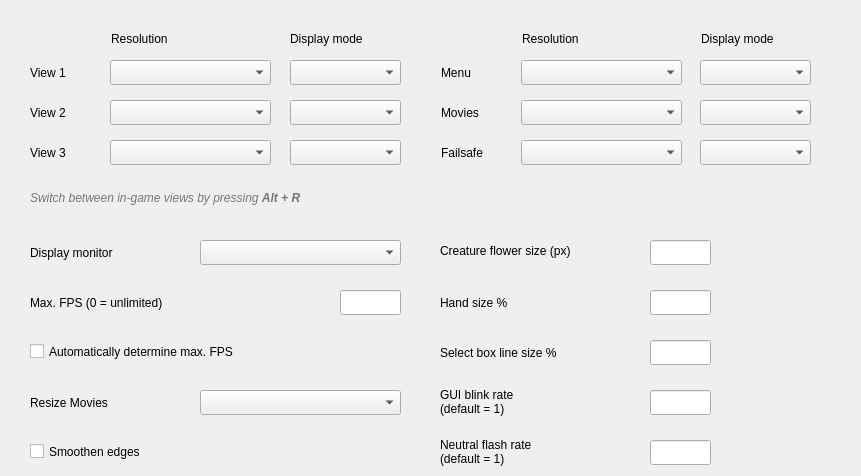
     <widget class="QWidget" name="tab2_gfx">
      <attribute name="title">
       <string comment="Tab Title">Graphics</string>
      </attribute>
      <widget class="QCheckBox" name="checkBoxSmoothenVideo">
       <property name="geometry">
        <rect>
         <x>30</x>
         <y>440</y>
         <width>361</width>
         <height>23</height>
        </rect>
       </property>
       <property name="text">
        <string comment="Checkbox Toggle">Smoothen edges</string>
       </property>
      </widget>
      <widget class="QLabel" name="labelResolution">
       <property name="geometry">
        <rect>
         <x>111</x>
         <y>30</y>
         <width>151</width>
         <height>17</height>
        </rect>
       </property>
       <property name="text">
        <string comment="Dropdown Title Label">Resolution</string>
       </property>
      </widget>
      <widget class="QComboBox" name="comboBoxResolution1">
       <property name="geometry">
        <rect>
         <x>110</x>
         <y>60</y>
         <width>161</width>
         <height>25</height>
        </rect>
       </property>
      </widget>
      <widget class="QComboBox" name="comboBoxDisplayMode1">
       <property name="geometry">
        <rect>
         <x>290</x>
         <y>60</y>
         <width>111</width>
         <height>25</height>
        </rect>
       </property>
      </widget>
      <widget class="QLabel" name="labelDisplayMode">
       <property name="geometry">
        <rect>
         <x>290</x>
         <y>30</y>
         <width>131</width>
         <height>17</height>
        </rect>
       </property>
       <property name="text">
        <string comment="Dropdown Title Label">Display mode</string>
       </property>
      </widget>
      <widget class="QComboBox" name="comboBoxDisplayMonitor">
       <property name="geometry">
        <rect>
         <x>200</x>
         <y>240</y>
         <width>201</width>
         <height>25</height>
        </rect>
       </property>
      </widget>
      <widget class="QLabel" name="labelDisplayMonitor">
       <property name="geometry">
        <rect>
         <x>30</x>
         <y>244</y>
         <width>151</width>
         <height>17</height>
        </rect>
       </property>
       <property name="text">
        <string comment="Dropdown Title Label">Display monitor</string>
       </property>
      </widget>
      <widget class="QLabel" name="labelResolution_3">
       <property name="geometry">
        <rect>
         <x>30</x>
         <y>64</y>
         <width>151</width>
         <height>17</height>
        </rect>
       </property>
       <property name="text">
        <string comment="Dropdown Title Label" extracomment="Should be kept very short">View 1</string>
       </property>
      </widget>
      <widget class="QLabel" name="labelResolution_4">
       <property name="geometry">
        <rect>
         <x>30</x>
         <y>104</y>
         <width>151</width>
         <height>17</height>
        </rect>
       </property>
       <property name="text">
        <string comment="Dropdown Title Label" extracomment="Should be kept very short">View 2</string>
       </property>
      </widget>
      <widget class="QLabel" name="labelResolution_5">
       <property name="geometry">
        <rect>
         <x>30</x>
         <y>144</y>
         <width>151</width>
         <height>17</height>
        </rect>
       </property>
       <property name="text">
        <string comment="Dropdown Title Label" extracomment="Should be kept very short">View 3</string>
       </property>
      </widget>
      <widget class="QComboBox" name="comboBoxResolution2">
       <property name="geometry">
        <rect>
         <x>110</x>
         <y>100</y>
         <width>161</width>
         <height>25</height>
        </rect>
       </property>
      </widget>
      <widget class="QComboBox" name="comboBoxResolution3">
       <property name="geometry">
        <rect>
         <x>110</x>
         <y>140</y>
         <width>161</width>
         <height>25</height>
        </rect>
       </property>
      </widget>
      <widget class="QComboBox" name="comboBoxDisplayMode2">
       <property name="geometry">
        <rect>
         <x>290</x>
         <y>100</y>
         <width>111</width>
         <height>25</height>
        </rect>
       </property>
      </widget>
      <widget class="QComboBox" name="comboBoxDisplayMode3">
       <property name="geometry">
        <rect>
         <x>290</x>
         <y>140</y>
         <width>111</width>
         <height>25</height>
        </rect>
       </property>
      </widget>
      <widget class="QLabel" name="labelViewsInfo">
       <property name="geometry">
        <rect>
         <x>30</x>
         <y>190</y>
         <width>651</width>
         <height>17</height>
        </rect>
       </property>
       <property name="styleSheet">
        <string notr="true">QLabel { color: #777; }</string>
       </property>
       <property name="text">
        <string comment="Information Label" extracomment="This is shown under the views configuration">&lt;i&gt;Switch between in-game views by pressing &lt;strong&gt;Alt + R&lt;/strong&gt;&lt;/i&gt;</string>
       </property>
      </widget>
      <widget class="QLabel" name="labelResizeMovies">
       <property name="geometry">
        <rect>
         <x>30</x>
         <y>394</y>
         <width>151</width>
         <height>17</height>
        </rect>
       </property>
       <property name="text">
        <string comment="Dropdown Title Label">Resize Movies</string>
       </property>
      </widget>
      <widget class="QComboBox" name="comboBoxResizeMovies">
       <property name="geometry">
        <rect>
         <x>200</x>
         <y>390</y>
         <width>201</width>
         <height>25</height>
        </rect>
       </property>
      </widget>
      <widget class="QLabel" name="labelCreatureFlowerSize">
       <property name="geometry">
        <rect>
         <x>440</x>
         <y>242</y>
         <width>201</width>
         <height>17</height>
        </rect>
       </property>
       <property name="text">
        <string comment="Textinput Title Label">Creature flower size (px)</string>
       </property>
      </widget>
      <widget class="QLineEdit" name="lineEditCreatureFlowerSize">
       <property name="geometry">
        <rect>
         <x>650</x>
         <y>240</y>
         <width>61</width>
         <height>25</height>
        </rect>
       </property>
      </widget>
      <widget class="QLabel" name="labelHandSize">
       <property name="geometry">
        <rect>
         <x>440</x>
         <y>294</y>
         <width>201</width>
         <height>17</height>
        </rect>
       </property>
       <property name="text">
        <string comment="Textinput Title Label">Hand size %</string>
       </property>
      </widget>
      <widget class="QLineEdit" name="lineEditHandSize">
       <property name="geometry">
        <rect>
         <x>650</x>
         <y>290</y>
         <width>61</width>
         <height>25</height>
        </rect>
       </property>
      </widget>
      <widget class="QLineEdit" name="lineEditLineBoxSize">
       <property name="geometry">
        <rect>
         <x>650</x>
         <y>340</y>
         <width>61</width>
         <height>25</height>
        </rect>
       </property>
      </widget>
      <widget class="QLabel" name="labelLineBoxSize">
       <property name="geometry">
        <rect>
         <x>440</x>
         <y>344</y>
         <width>201</width>
         <height>17</height>
        </rect>
       </property>
       <property name="text">
        <string comment="Textinput Title Label">Select box line size %</string>
       </property>
      </widget>
      <widget class="QLabel" name="labelResolution_2">
       <property name="geometry">
        <rect>
         <x>522</x>
         <y>30</y>
         <width>151</width>
         <height>17</height>
        </rect>
       </property>
       <property name="text">
        <string comment="Dropdown Title Label">Resolution</string>
       </property>
      </widget>
      <widget class="QComboBox" name="comboBoxDisplayMode1_2">
       <property name="geometry">
        <rect>
         <x>700</x>
         <y>140</y>
         <width>111</width>
         <height>25</height>
        </rect>
       </property>
      </widget>
      <widget class="QComboBox" name="comboBoxDisplayMode2_2">
       <property name="geometry">
        <rect>
         <x>700</x>
         <y>100</y>
         <width>111</width>
         <height>25</height>
        </rect>
       </property>
      </widget>
      <widget class="QComboBox" name="comboBoxResolution2_2">
       <property name="geometry">
        <rect>
         <x>521</x>
         <y>100</y>
         <width>161</width>
         <height>25</height>
        </rect>
       </property>
      </widget>
      <widget class="QComboBox" name="comboBoxDisplayMode3_2">
       <property name="geometry">
        <rect>
         <x>700</x>
         <y>60</y>
         <width>111</width>
         <height>25</height>
        </rect>
       </property>
      </widget>
      <widget class="QLabel" name="labelResolution_6">
       <property name="geometry">
        <rect>
         <x>441</x>
         <y>64</y>
         <width>151</width>
         <height>17</height>
        </rect>
       </property>
       <property name="text">
        <string comment="Dropdown Title Label" extracomment="Should be kept very short">Menu</string>
       </property>
      </widget>
      <widget class="QComboBox" name="comboBoxResolution1_2">
       <property name="geometry">
        <rect>
         <x>521</x>
         <y>140</y>
         <width>161</width>
         <height>25</height>
        </rect>
       </property>
      </widget>
      <widget class="QLabel" name="labelResolution_7">
       <property name="geometry">
        <rect>
         <x>441</x>
         <y>144</y>
         <width>151</width>
         <height>17</height>
        </rect>
       </property>
       <property name="text">
        <string comment="Dropdown Title Label" extracomment="Should be kept very short">Failsafe</string>
       </property>
      </widget>
      <widget class="QLabel" name="labelResolution_8">
       <property name="geometry">
        <rect>
         <x>441</x>
         <y>104</y>
         <width>151</width>
         <height>17</height>
        </rect>
       </property>
       <property name="text">
        <string comment="Dropdown Title Label" extracomment="Should be kept very short">Movies</string>
       </property>
      </widget>
      <widget class="QLabel" name="labelDisplayMode_2">
       <property name="geometry">
        <rect>
         <x>701</x>
         <y>30</y>
         <width>151</width>
         <height>17</height>
        </rect>
       </property>
       <property name="text">
        <string comment="Dropdown Title Label">Display mode</string>
       </property>
      </widget>
      <widget class="QComboBox" name="comboBoxResolution3_2">
       <property name="geometry">
        <rect>
         <x>521</x>
         <y>60</y>
         <width>161</width>
         <height>25</height>
        </rect>
       </property>
      </widget>
      <widget class="QLineEdit" name="lineEditMaxFps">
       <property name="geometry">
        <rect>
         <x>340</x>
         <y>290</y>
         <width>61</width>
         <height>25</height>
        </rect>
       </property>
      </widget>
      <widget class="QLabel" name="labelMaxFps">
       <property name="geometry">
        <rect>
         <x>30</x>
         <y>294</y>
         <width>301</width>
         <height>17</height>
        </rect>
       </property>
       <property name="text">
        <string comment="Textinput Title Label">Max. FPS (0 = unlimited)</string>
       </property>
      </widget>
      <widget class="QLineEdit" name="lineEditGuiBlinkRate">
       <property name="geometry">
        <rect>
         <x>650</x>
         <y>390</y>
         <width>61</width>
         <height>25</height>
        </rect>
       </property>
      </widget>
      <widget class="QLabel" name="labelGuiBlinkRate">
       <property name="geometry">
        <rect>
         <x>440</x>
         <y>386</y>
         <width>201</width>
         <height>31</height>
        </rect>
       </property>
       <property name="text">
        <string comment="Textinput Title Label">GUI blink rate
(default = 1)</string>
       </property>
       <property name="wordWrap">
        <bool>true</bool>
       </property>
      </widget>
      <widget class="QLabel" name="labelNeutralFlashRate">
       <property name="geometry">
        <rect>
         <x>440</x>
         <y>436</y>
         <width>201</width>
         <height>31</height>
        </rect>
       </property>
       <property name="text">
        <string comment="Textinput Title Label">Neutral flash rate
(default = 1)</string>
       </property>
       <property name="wordWrap">
        <bool>true</bool>
       </property>
      </widget>
      <widget class="QLineEdit" name="lineEditNeutralFlashRate">
       <property name="geometry">
        <rect>
         <x>650</x>
         <y>440</y>
         <width>61</width>
         <height>25</height>
        </rect>
       </property>
      </widget>
      <widget class="QCheckBox" name="checkBoxAutoDetermineMaxFps">
       <property name="geometry">
        <rect>
         <x>30</x>
         <y>340</y>
         <width>361</width>
         <height>23</height>
        </rect>
       </property>
       <property name="text">
        <string comment="Checkbox Toggle">Automatically determine max. FPS</string>
       </property>
      </widget>
     </widget>
